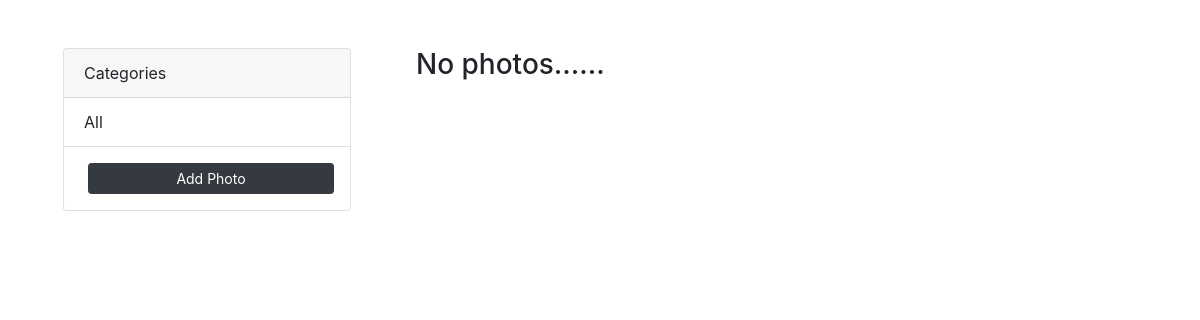
/, run on an earlier commit of the app's database.
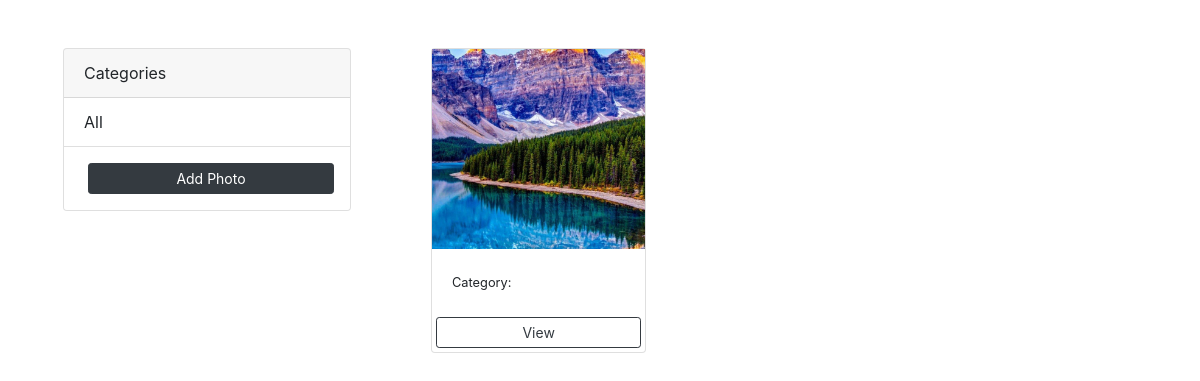
And on a later commit of the database.
### photos/models.py (models this page shows, shortened)
class Photo(models.Model):
    category = models.ForeignKey(Category, on_delete=models.SET_NULL, null=True, blank=True)
    image = models.ImageField(null=False, blank=False)
    description = models.TextField()

### photos/views.py (the view)
# urls.py: path("", views.gallery, name="gallery"),
def gallery(request):
    categories = Category.objects.all()
    photos = Photo.objects.all()
    context = {'categories': categories, 'photos': photos}
    return render(request, "photos/gallery.html", context)

### photos/templates/photos/gallery.html (shortened to what this page needs)
<!DOCTYPE html>
<html lang="en">
<head>
    <link rel="stylesheet" href="https://cdn.jsdelivr.net/npm/bootstrap@4.0.0/dist/css/bootstrap.min.css">
</head>
<body class="m-5">
    <div class="container">
        <div class="row">
            <div class="col-md-3">
                <div class="card" style="width: 18rem;">
                    <div class="card-header">
                      Categories
                    </div>
                    <ul class="list-group list-group-flush">
                      <li class="list-group-item">All</li>
                      <li class="list-group-item">
                      <a href="{% url 'add' %}" class="btn btn-dark btn-block btn-sm m-1">Add Photo</a></li>
                    </ul>
                </div>
            </div>
            <div class="col-md-1"></div>
            <div class="col-md-8">
                <div class="row">
                  {% for photo in photos %}
                    <div class="col-md-4">
                        <div class="card">
                            <img class="image-thumbnail" src="{{photo.image.url}}" alt="Card image cap">
                            <div class="card-body">
                              <small>Category: {{photo.category.name}}</small>
                            </div>
                            <a href="{% url 'photo' photo.id %}" id="viewButton" class="btn btn-outline-dark btn-sm m-1">View</a>
                          </div>
                    </div>
                  {% empty %}
                  <h3>No photos......</h3>
                  {% endfor %}
                </div>
            </div>
        </div>
    </div>
</body>
</html>

What changed in the data, as far as the page shows it:
added Photo: image (picture)
Also different on the page:
text no longer shown: "No photos......"
